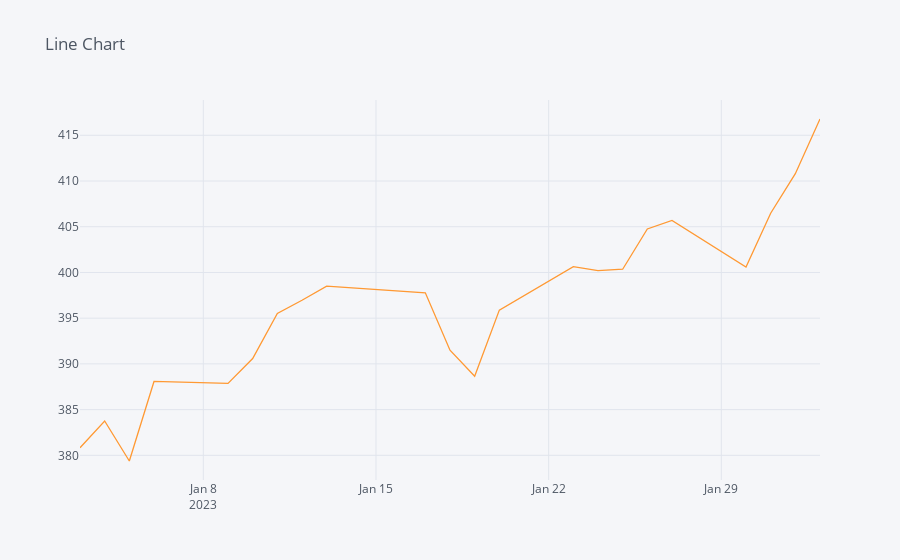

This figure's notebook cell:
### Code cell
df3['Close'][-30:].iplot(kind='line', title='Line Chart')

### Figure 1 — Plotly figure (JSON) as saved in the notebook; plotly's stock layout.template omitted (floating-point values rounded to 4 significant figures)
{"data": [{"line": {"color": "rgba(255, 153, 51, 1.0)", "dash": "solid", "shape": "linear", "width": 1.3}, "mode": "lines", "name": "Close", "text": "", "type": "scatter", "x": ["2023-01-03", "2023-01-04", "2023-01-05", "2023-01-06", "2023-01-09", "2023-01-10", "2023-01-11", "2023-01-12", "2023-01-13", "2023-01-17", "2023-01-18", "2023-01-19", "2023-01-20", "2023-01-23", "2023-01-24", "2023-01-25", "2023-01-26", "2023-01-27", "2023-01-30", "2023-01-31", "2023-02-01", "2023-02-02"], "y": [380.8, 383.8, 379.4, 388.1, 387.9, 390.6, 395.5, 397.0, 398.5, 397.8, 391.5, 388.6, 395.9, 400.6, 400.2, 400.4, 404.8, 405.7, 400.6, 406.5, 410.8, 416.8]}], "layout": {"legend": {"bgcolor": "#F5F6F9", "font": {"color": "#4D5663"}}, "paper_bgcolor": "#F5F6F9", "plot_bgcolor": "#F5F6F9", "title": {"font": {"color": "#4D5663"}, "text": "Line Chart"}, "xaxis": {"gridcolor": "#E1E5ED", "showgrid": true, "tickfont": {"color": "#4D5663"}, "title": {"font": {"color": "#4D5663"}, "text": ""}, "zerolinecolor": "#E1E5ED"}, "yaxis": {"gridcolor": "#E1E5ED", "showgrid": true, "tickfont": {"color": "#4D5663"}, "title": {"font": {"color": "#4D5663"}, "text": ""}, "zerolinecolor": "#E1E5ED"}}}
